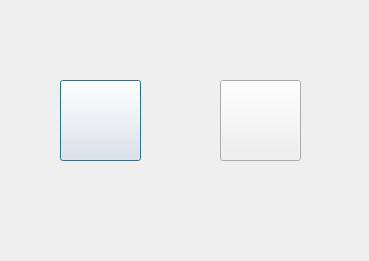
<?xml version="1.0" encoding="UTF-8"?>
<ui version="4.0">
 <class>Dialog</class>
 <widget class="QDialog" name="Dialog">
  <property name="geometry">
   <rect>
    <x>0</x>
    <y>0</y>
    <width>369</width>
    <height>261</height>
   </rect>
  </property>
  <property name="windowTitle">
   <string>Dialog</string>
  </property>
  <widget class="QPushButton" name="restart">
   <property name="geometry">
    <rect>
     <x>60</x>
     <y>80</y>
     <width>81</width>
     <height>81</height>
    </rect>
   </property>
   <property name="styleSheet">
    <string notr="true">border-image: url(:/new/prefix1/image/random.png);</string>
   </property>
   <property name="text">
    <string/>
   </property>
  </widget>
  <widget class="QPushButton" name="exit">
   <property name="geometry">
    <rect>
     <x>220</x>
     <y>80</y>
     <width>81</width>
     <height>81</height>
    </rect>
   </property>
   <property name="styleSheet">
    <string notr="true">border-image: url(:/new/prefix1/image/home.png);</string>
   </property>
   <property name="text">
    <string/>
   </property>
  </widget>
 </widget>
 <resources/>
 <connections/>
</ui>
